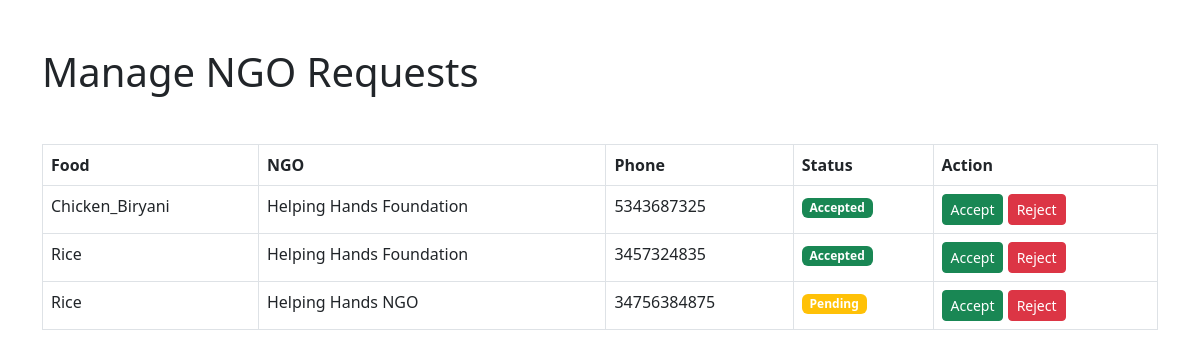
/manage-requests/, run on the app's committed database.
### requests_app/models.py (models this page shows, shortened)
class FoodRequest(models.Model):
    donation = models.ForeignKey(
        Donation,
        on_delete=models.CASCADE
    )
    ngo_name = models.CharField(max_length=100)
    phone = models.CharField(max_length=15)
    address = models.TextField()
    status = models.CharField(
        max_length=20,
        default='Pending'
    )
    requested_at = models.DateTimeField(
        auto_now_add=True
    )

### donations/models.py (models this page shows, shortened)
class Donation(models.Model):
    food_name = models.CharField(max_length=100)
    category = models.CharField(
    max_length=100,
    default='General'
    )
    quantity = models.IntegerField()
    description = models.TextField()
    expiry_time = models.DateTimeField()
    image = models.ImageField(
        upload_to = 'food_images/',
        blank = True,
        null = True
    )

### donations/views.py (the view)
# urls.py: path('manage-requests/',manage_requests),
def manage_requests(req):
    requests = FoodRequest.objects.all()
    return render(req, 'manage_requests.html', {
        'requests': requests
    })

### templates/manage_requests.html (shortened to what this page needs)
<!DOCTYPE html>
<html>
<head>
    <link href="https://cdn.jsdelivr.net/npm/bootstrap@5.3.0/dist/css/bootstrap.min.css" rel="stylesheet">
</head>
<body>
<div class="container mt-5">
    <h1 class="mb-5">
        Manage NGO Requests
    </h1>
    <table class="table table-bordered">
        <thead>
            <tr>
                <th>Food</th>
                <th>NGO</th>
                <th>Phone</th>
                <th>Status</th>
                <th>Action</th>
            </tr>
        </thead>
        <tbody>
            {% for request in requests %}
            <tr>
                <td>
                    {{ request.donation.food_name }}
                </td>
                <td>
                    {{ request.ngo_name }}
                </td>
                <td>
                    {{ request.phone }}
                </td>
                <td>
                   {% if request.status == 'Pending' %}
<span class="badge bg-warning">
    Pending
</span>
{% elif request.status == 'Accepted' %}
<span class="badge bg-success">
    Accepted
</span>
{% else %}
<span class="badge bg-danger">
    Rejected
</span>
{% endif %}
                </td>
                <td>
                    <a
                        href="/accept-request/{{ request.id }}/"
                        class="btn btn-success btn-sm"
                    >
                        Accept
                    </a>
                    <a
                        href="/reject-request/{{ request.id }}/"
                        class="btn btn-danger btn-sm"
                    >
                        Reject
                    </a>
                </td>
            </tr>
            {% endfor %}
        </tbody>
    </table>
</div>
</body>
</html>

### data on the page
FoodRequest: donation.food_name "Chicken_Biryani", ngo_name "Helping Hands Foundation", phone "5343687325", status "Accepted"
FoodRequest: donation.food_name "Rice", ngo_name "Helping Hands Foundation", phone "3457324835", status "Accepted"
FoodRequest: donation.food_name "Rice", ngo_name "Helping Hands NGO", phone "34756384875", status "Pending"
